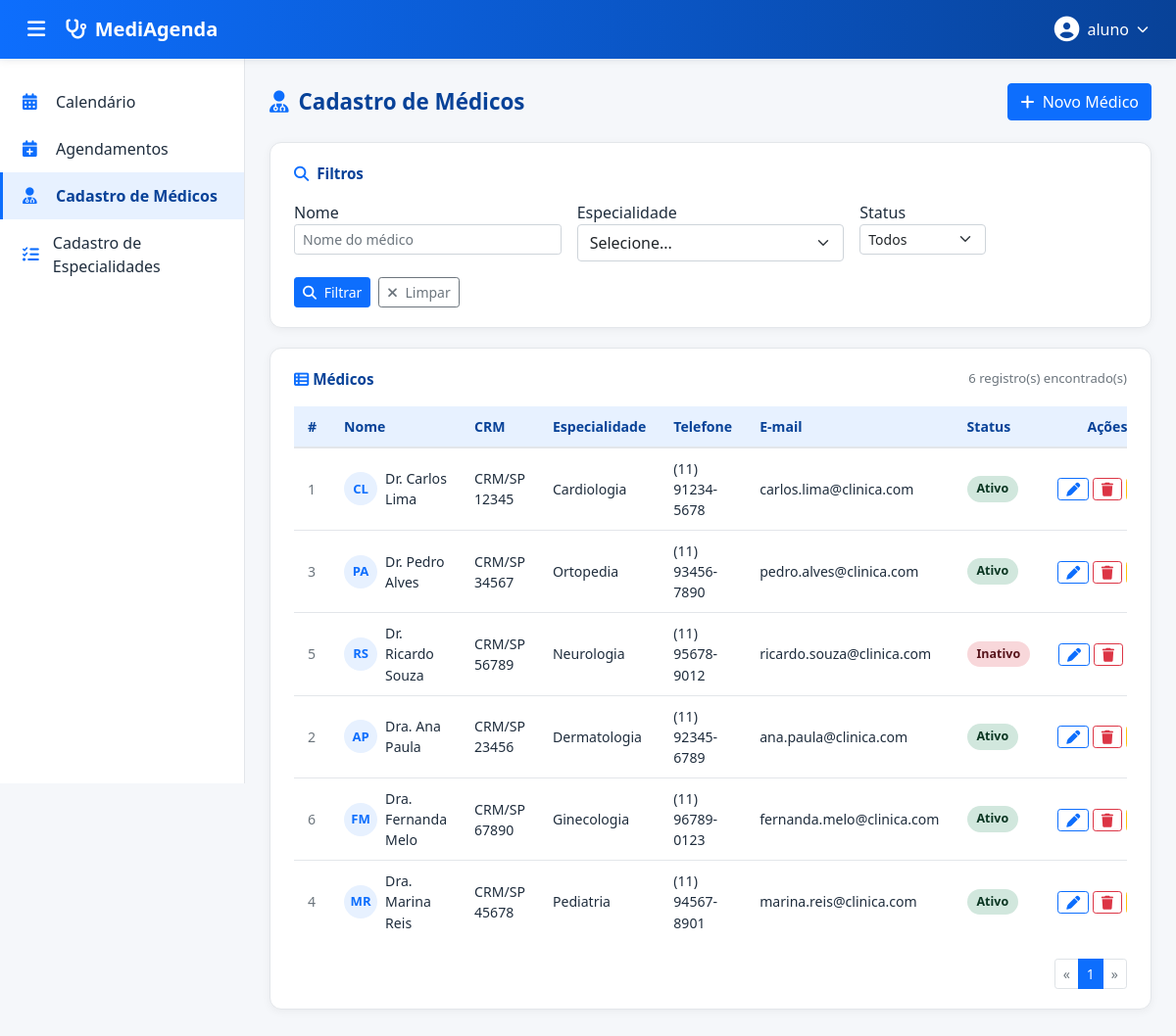
The app's page /www/cadastro_medicos.php (signed in) with its own data.
### tables this page shows
CREATE TABLE IF NOT EXISTS usuario (
    cod_usuario int unsigned not null auto_increment,
    nome        varchar(150) not null,
    email       varchar(150) not null,
    username    varchar(255) not null unique,
    pass        varchar(10)  not null,
    max_agendamentos_dia tinyint unsigned not null default 3,
    foto        mediumtext default null,
    primary key (cod_usuario)
);

CREATE TABLE IF NOT EXISTS medicos (
    id               INT          UNSIGNED NOT NULL AUTO_INCREMENT,
    nome             VARCHAR(150) NOT NULL,
    crm              VARCHAR(20)  NOT NULL,
    especialidade_id INT          UNSIGNED NOT NULL,
    telefone         VARCHAR(20)           DEFAULT NULL,
    email            VARCHAR(150)          DEFAULT NULL,
    status           ENUM('Ativo','Inativo') NOT NULL DEFAULT 'Ativo',
    created_at       TIMESTAMP    NOT NULL DEFAULT CURRENT_TIMESTAMP,
    updated_at       TIMESTAMP    NOT NULL DEFAULT CURRENT_TIMESTAMP ON UPDATE CURRENT_TIMESTAMP,

    PRIMARY KEY (id),
    UNIQUE KEY uq_medico_crm (crm),
    KEY fk_medico_especialidade_idx (especialidade_id),

    CONSTRAINT fk_medico_especialidade
        FOREIGN KEY (especialidade_id)
        REFERENCES especialidades (id)
        ON UPDATE CASCADE
        ON DELETE RESTRICT
);

CREATE TABLE IF NOT EXISTS especialidades (
    id         INT          UNSIGNED NOT NULL AUTO_INCREMENT,
    nome       VARCHAR(100) NOT NULL,
    status     ENUM('Ativo','Inativo') NOT NULL DEFAULT 'Ativo',
    created_at TIMESTAMP    NOT NULL DEFAULT CURRENT_TIMESTAMP,
    updated_at TIMESTAMP    NOT NULL DEFAULT CURRENT_TIMESTAMP ON UPDATE CURRENT_TIMESTAMP,

    PRIMARY KEY (id),
    UNIQUE KEY uq_especialidade_nome (nome)
);

### www/cadastro_medicos.php (the view, shortened to what this page needs)
<?php
require_once 'conexao.php';
$cod_usuario = $_SESSION['cod_usuario'];
$result = mysqli_query(
    $conexao_bd,
    "SELECT nome, email, foto
    FROM usuario
    WHERE cod_usuario = '$cod_usuario'"
);
$usuarioLogado = mysqli_fetch_assoc($result);
$operadorNome  = $usuarioLogado['nome']  ?? '';
$fotoUsuario   = $usuarioLogado['foto']  ?? null;
$filtroNome          = trim($_GET['nome']          ?? '');
$where = '1=1';
$sql  = "SELECT m.id, m.nome, m.crm, m.especialidade_id, e.nome AS especialidade,
                m.telefone, m.email, m.status
         FROM medicos m
         JOIN especialidades e ON e.id = m.especialidade_id
         WHERE $where
         ORDER BY m.nome";
$stmt = $conexao_bd->prepare($sql);
$stmt->execute();
$medicos = $stmt->get_result()->fetch_all(MYSQLI_ASSOC);
?>
<!DOCTYPE html>
<html lang="pt-BR">
<head>
    <link href="https://cdn.jsdelivr.net/npm/bootstrap@5.0.2/dist/css/bootstrap.min.css" rel="stylesheet"
>
    <link rel="stylesheet" href="https://cdnjs.cloudflare.com/ajax/libs/font-awesome/6.5.1/css/all.min.css">
</head>
<body>
    <nav class="navbar-topo d-flex align-items-center justify-content-between px-3">
        <div class="d-flex align-items-center gap-2">
            <button class="btn-sanduiche" id="btnSanduiche" title="Menu">
                <i class="fa-solid fa-bars"></i>
            </button>
            <a class="navbar-brand mb-0 d-flex align-items-center" href="principal.php">
                <i class="fa-solid fa-stethoscope"></i>
                <span>MediAgenda</span>
            </a>
        </div>
        <div class="dropdown">
            <button class="operador-toggle" type="button" id="dropdownOperador" data-bs-toggle="dropdown" aria-expanded="false">
                <?php if (!empty($fotoUsuario)): ?>
                    <img src="<?php echo $fotoUsuario ?>"
                        style="width:32px;height:32px;border-radius:50%;object-fit:cover;border:2px solid rgba(255,255,255,0.6);">
                <?php else: ?>
                    <i class="fa-solid fa-circle-user"></i>
                <?php endif; ?>
                <span class="d-none d-md-inline"><?php echo htmlspecialchars($operadorNome) ?></span>
                <i class="fa-solid fa-chevron-down" style="font-size: 0.75rem;"></i>
            </button>
        </div>
    </nav>
    <aside class="sidebar" id="sidebar">
        <ul class="nav flex-column">
            <li class="nav-item">
                <a class="nav-link" href="principal.php"><i class="fa-solid fa-calendar-days"></i> Calendário</a>
            </li>
            <li class="nav-item">
                <a class="nav-link" href="cadastro_agendas.php"><i class="fa-solid fa-calendar-plus"></i> Agendamentos</a>
            </li>
            <li class="nav-item">
                <a class="nav-link ativo" href="cadastro_medicos.php"><i class="fa-solid fa-user-doctor"></i> Cadastro de Médicos</a>
            </li>
            <li class="nav-item">
                <a class="nav-link" href="cadastro_especialidades.php"><i class="fa-solid fa-list-check"></i> Cadastro de Especialidades</a>
            </li>
        </ul>
    </aside>
    <main class="conteudo-principal" id="conteudoPrincipal">
        <div class="page-header">
            <h2><i class="fa-solid fa-user-doctor"></i> Cadastro de Médicos</h2>
            <button class="btn btn-primary" data-bs-toggle="modal" data-bs-target="#modalFormMedico">
                <i class="fa-solid fa-plus me-1"></i> Novo Médico
            </button>
        </div>
        <div class="card-pagina">
            <div class="card-titulo"><i class="fa-solid fa-magnifying-glass"></i> Filtros</div>
            <form method="GET" action="cadastro_medicos.php">
                <div class="row g-3">
                    <div class="col-md-4">
                        <label for="filtroNome">Nome</label>
                        <input type="text" class="form-control form-control-sm" id="filtroNome"
                               name="nome" placeholder="Nome do médico"
                               value="<?php echo htmlspecialchars($filtroNome) ?>">
                    </div>
                    <div class="col-md-4">
                        <label for="filtroEspecialidade">Especialidade</label>
                        <select class="form-select" id="formEspecialidade" name="especialidade_id" required>
                                    <option value="">Selecione...</option>
                                </select>
                    </div>
                    <div class="col-md-2">
                        <label for="filtroStatus">Status</label>
                        <select class="form-select form-select-sm" id="filtroStatus" name="status">
                            <option value="">Todos</option>
                        </select>
                    </div>
                </div>
                <div class="d-flex gap-2 mt-3">
                    <button type="submit" class="btn btn-primary btn-sm">
                        <i class="fa-solid fa-magnifying-glass me-1"></i> Filtrar
                    </button>
                    <a href="cadastro_medicos.php" class="btn btn-outline-secondary btn-sm">
                        <i class="fa-solid fa-xmark me-1"></i> Limpar
                    </a>
                </div>
            </form>
        </div>
        <div class="card-pagina">
            <div class="card-titulo d-flex justify-content-between align-items-center">
                <span><i class="fa-solid fa-table-list"></i> Médicos</span>
                <span id="contadorRegistros" class="text-muted" style="font-size:0.82rem; font-weight:400;">
                    <?php echo count($medicos) ?> registro(s) encontrado(s)
                </span>
            </div>
            <div class="table-responsive">
                <table class="tabela-medicos">
                    <thead>
                        <tr>
                            <th>#</th>
                            <th>Nome</th>
                            <th>CRM</th>
                            <th>Especialidade</th>
                            <th>Telefone</th>
                            <th>E-mail</th>
                            <th>Status</th>
                            <th class="text-center">Ações</th>
                        </tr>
                    </thead>
                    <tbody>
                        <?php if (empty($medicos)): ?>
                            <tr>
                                <td colspan="8" class="text-center text-muted py-4">
                                    <i class="fa-solid fa-user-xmark me-2"></i>Nenhum médico encontrado.
                                </td>
                            </tr>
                        <?php else: ?>
                            <?php foreach ($medicos as $med):
                                $partes   = explode(' ', $med['nome']);
                                $iniciais = '';
                                foreach ($partes as $p) {
                                    $letra = ltrim($p, 'Dr. Dra. ');
                                    if ($letra !== '') {
                                        $iniciais .= mb_strtoupper(mb_substr($letra, 0, 1));
                                        if (mb_strlen($iniciais) === 2) break;
                                    }
                                }
                                if ($med['status'] === 'Ativo') {
                                    $classeBadge = 'badge-ativo';
                                } else {
                                    $classeBadge = 'badge-inativo';
                                }
                            ?>
                            <tr>
                                <td class="text-muted"><?php echo $med['id'] ?></td>
                                <td>
                                    <div class="d-flex align-items-center">
                                        <span class="avatar-medico"><?php echo htmlspecialchars($iniciais) ?></span>
                                        <?php echo htmlspecialchars($med['nome']) ?>
                                    </div>
                                </td>
                                <td><?php echo htmlspecialchars($med['crm']) ?></td>
                                <td><?php echo htmlspecialchars($med['especialidade']) ?></td>
                                <td><?php echo htmlspecialchars($med['telefone']) ?></td>
                                <td><?php echo htmlspecialchars($med['email']) ?></td>
                                <td><span class="badge-status <?php echo $classeBadge ?>"><?php echo htmlspecialchars($med['status']) ?></span></td>
                                <td class="text-center" style="white-space:nowrap;">
                                    <button class="btn btn-sm btn-outline-primary py-0 px-2 btn-editar"
                                            title="Editar"
                                            data-id="<?php echo $med['id'] ?>"
                                            data-nome="<?php echo htmlspecialchars($med['nome']) ?>"
                                            data-crm="<?php echo htmlspecialchars($med['crm']) ?>"
                                            data-especialidade-id="<?php echo $med['especialidade_id'] ?>"
                                            data-telefone="<?php echo htmlspecialchars($med['telefone'] ?? '') ?>"
                                            data-email="<?php echo htmlspecialchars($med['email'] ?? '') ?>"
                                            data-status="<?php echo htmlspecialchars($med['status']) ?>">
                                        <i class="fa-solid fa-pen"></i>
                                    </button>
                                    <button class="btn btn-sm btn-outline-danger py-0 px-2 btn-excluir"
                                            title="Excluir médico"
                                            data-id="<?php echo $med['id'] ?>"
                                            data-nome="<?php echo htmlspecialchars($med['nome']) ?>">
                                        <i class="fa-solid fa-trash"></i>
                                    </button>
                                </td>
                            </tr>
                            <?php endforeach; ?>
                        <?php endif; ?>
                    </tbody>
                </table>
            </div>
            <div class="d-flex justify-content-end mt-3">
                <nav aria-label="Paginação">
                    <ul class="pagination pagination-sm mb-0">
                        <li class="page-item disabled"><a class="page-link" href="#">&laquo;</a></li>
                        <li class="page-item active"><a class="page-link" href="#">1</a></li>
                        <li class="page-item disabled"><a class="page-link" href="#">&raquo;</a></li>
                    </ul>
                </nav>
            </div>
        </div>
    </main>
</body>
</html>

### www/cadastro_medicos.php (style rules this page uses)
:root { --azul-primario: #0d6efd; --azul-escuro: #084298; --azul-claro: #e7f1ff; --cinza-fundo: #f5f7fa; --cinza-borda: #e3e6ea; --texto-escuro: #1f2d3d; --sidebar-larg: 250px; }
body { background-color: var(--cinza-fundo); font-family: 'Segoe UI', Tahoma, sans-serif; color: var(--texto-escuro); overflow-x: hidden; }
.navbar-topo { background: linear-gradient(90deg, var(--azul-primario) 0%, var(--azul-escuro) 100%); height: 60px; box-shadow: 0 2px 8px rgba(0,0,0,0.08); position: fixed; top: 0; left: 0; right: 0; z-index: 1030; }
.navbar-topo .navbar-brand { color: #fff; font-weight: 600; font-size: 1.25rem; }
.navbar-topo .navbar-brand i { margin-right: 8px; }
.btn-sanduiche { background: transparent; border: none; color: #fff; font-size: 1.3rem; padding: 6px 12px; border-radius: 6px; transition: background 0.2s; }
.operador-toggle { background: transparent; border: none; color: #fff; display: flex; align-items: center; gap: 8px; padding: 6px 12px; border-radius: 30px; transition: background 0.2s; }
.operador-toggle i.fa-circle-user { font-size: 1.6rem; }
.sidebar { position: fixed; top: 60px; left: 0; width: var(--sidebar-larg); height: calc(100vh - 60px); background: #fff; border-right: 1px solid var(--cinza-borda); padding: 20px 0; transition: transform 0.3s ease; z-index: 1020; overflow-y: auto; }
.sidebar .nav-link { color: var(--texto-escuro); padding: 12px 20px; border-left: 3px solid transparent; transition: all 0.2s; display: flex; align-items: center; gap: 12px; }
.sidebar .nav-link i { width: 22px; color: var(--azul-primario); font-size: 1.05rem; }
.sidebar .nav-link.ativo { background: var(--azul-claro); border-left-color: var(--azul-primario); color: var(--azul-escuro); font-weight: 600; }
.conteudo-principal { margin-top: 60px; margin-left: var(--sidebar-larg); padding: 25px; transition: margin-left 0.3s ease; min-height: calc(100vh - 60px); }
.page-header { display: flex; align-items: center; justify-content: space-between; flex-wrap: wrap; gap: 12px; margin-bottom: 22px; }
.page-header h2 { font-size: 1.4rem; font-weight: 700; color: var(--azul-escuro); margin: 0; display: flex; align-items: center; gap: 10px; }
.page-header h2 i { color: var(--azul-primario); }
.card-pagina { background: #fff; border-radius: 12px; box-shadow: 0 2px 10px rgba(0,0,0,0.05); border: 1px solid var(--cinza-borda); padding: 20px 24px; margin-bottom: 20px; }
.card-pagina .card-titulo { font-weight: 600; font-size: 0.95rem; color: var(--azul-escuro); margin-bottom: 16px; display: flex; align-items: center; gap: 8px; }
.card-pagina .card-titulo i { color: var(--azul-primario); }
.tabela-medicos { width: 100%; border-collapse: separate; border-spacing: 0; font-size: 0.88rem; }
.tabela-medicos thead th { background: var(--azul-claro); color: var(--azul-escuro); font-weight: 600; padding: 10px 14px; border-bottom: 2px solid var(--cinza-borda); white-space: nowrap; }
.tabela-medicos tbody tr { transition: background 0.15s; }
.tabela-medicos tbody td { padding: 10px 14px; border-bottom: 1px solid var(--cinza-borda); vertical-align: middle; }
.tabela-medicos tbody tr:last-child td { border-bottom: none; }
.badge-status { display: inline-block; padding: 4px 10px; border-radius: 20px; font-size: 0.78rem; font-weight: 600; }
.badge-ativo { background: #d1e7dd; color: #0a3622; }
.badge-inativo { background: #f8d7da; color: #58151c; }
.avatar-medico { width: 34px; height: 34px; border-radius: 50%; background: var(--azul-claro); color: var(--azul-primario); display: inline-flex; align-items: center; justify-content: center; font-weight: 700; font-size: 0.82rem; margin-right: 8px; flex-shrink: 0; }

### records on screen
usuario: nome "aluno"
medicos: id "1", iniciais "CL", nome "Dr. Carlos Lima", crm "CRM/SP 12345", especialidade.nome "Cardiologia", telefone "(11) 91234-5678", email "carlos.lima@clinica.com", status "Ativo"
medicos: id "3", iniciais "PA", nome "Dr. Pedro Alves", crm "CRM/SP 34567", especialidade.nome "Ortopedia", telefone "(11) 93456-7890", email "pedro.alves@clinica.com", status "Ativo"
medicos: id "5", iniciais "RS", nome "Dr. Ricardo Souza", crm "CRM/SP 56789", especialidade.nome "Neurologia", telefone "(11) 95678-9012", email "ricardo.souza@clinica.com", status "Inativo"
medicos: id "2", iniciais "AP", nome "Dra. Ana Paula", crm "CRM/SP 23456", especialidade.nome "Dermatologia", telefone "(11) 92345-6789", email "ana.paula@clinica.com", status "Ativo"
medicos: id "6", iniciais "FM", nome "Dra. Fernanda Melo", crm "CRM/SP 67890", especialidade.nome "Ginecologia", telefone "(11) 96789-0123", email "fernanda.melo@clinica.com", status "Ativo"
medicos: id "4", iniciais "MR", nome "Dra. Marina Reis", crm "CRM/SP 45678", especialidade.nome "Pediatria", telefone "(11) 94567-8901", email "marina.reis@clinica.com", status "Ativo"

### other values on screen
count($medicos) "6"
